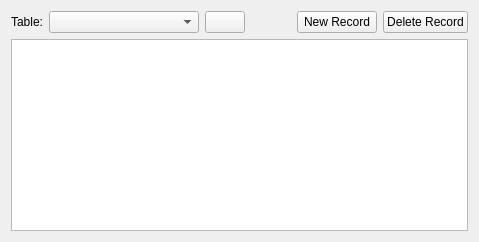
      <widget class="QWidget" name="tab_1">
       <attribute name="title">
        <string>Browse</string>
       </attribute>
       <layout class="QGridLayout" name="gridLayout_8">
        <item row="0" column="0">
         <layout class="QGridLayout" name="gridLayout_2">
          <item row="0" column="0">
           <widget class="QLabel" name="label_4">
            <property name="text">
             <string>Table:</string>
            </property>
           </widget>
          </item>
          <item row="0" column="1">
           <widget class="QComboBox" name="comboBox_2">
            <property name="sizePolicy">
             <sizepolicy hsizetype="Expanding" vsizetype="Fixed">
              <horstretch>0</horstretch>
              <verstretch>0</verstretch>
             </sizepolicy>
            </property>
            <property name="minimumSize">
             <size>
              <width>150</width>
              <height>0</height>
             </size>
            </property>
           </widget>
          </item>
         </layout>
        </item>
        <item row="0" column="3">
         <widget class="QPushButton" name="newRecordButton_2">
          <property name="text">
           <string>New Record</string>
          </property>
          <property name="icon">
           <iconset>
            <normaloff>C:/Users/youssri.ahmed.CONTACTGROUP/.designer/backup/Lib/pyqt_sqlite/ui/icons/sc_newrecord.png</normaloff>C:/Users/youssri.ahmed.CONTACTGROUP/.designer/backup/Lib/pyqt_sqlite/ui/icons/sc_newrecord.png</iconset>
          </property>
         </widget>
        </item>
        <item row="0" column="4">
         <widget class="QPushButton" name="deleteRecordButton_2">
          <property name="text">
           <string>Delete Record</string>
          </property>
          <property name="icon">
           <iconset>
            <normaloff>C:/Users/youssri.ahmed.CONTACTGROUP/.designer/backup/Lib/pyqt_sqlite/ui/icons/sc_deleterecord.png</normaloff>C:/Users/youssri.ahmed.CONTACTGROUP/.designer/backup/Lib/pyqt_sqlite/ui/icons/sc_deleterecord.png</iconset>
          </property>
         </widget>
        </item>
        <item row="0" column="2">
         <spacer name="horizontalSpacer_6">
          <property name="orientation">
           <enum>Qt::Horizontal</enum>
          </property>
          <property name="sizeHint" stdset="0">
           <size>
            <width>40</width>
            <height>20</height>
           </size>
          </property>
         </spacer>
        </item>
        <item row="0" column="1">
         <widget class="QPushButton" name="reloadTableButton_2">
          <property name="text">
           <string/>
          </property>
          <property name="icon">
           <iconset>
            <normaloff>C:/Users/youssri.ahmed.CONTACTGROUP/.designer/backup/Lib/pyqt_sqlite/ui/icons/sc_refresh.png</normaloff>C:/Users/youssri.ahmed.CONTACTGROUP/.designer/backup/Lib/pyqt_sqlite/ui/icons/sc_refresh.png</iconset>
          </property>
         </widget>
        </item>
        <item row="1" column="0" colspan="5">
         <widget class="QTableView" name="tableView_2"/>
        </item>
       </layout>
      </widget>
